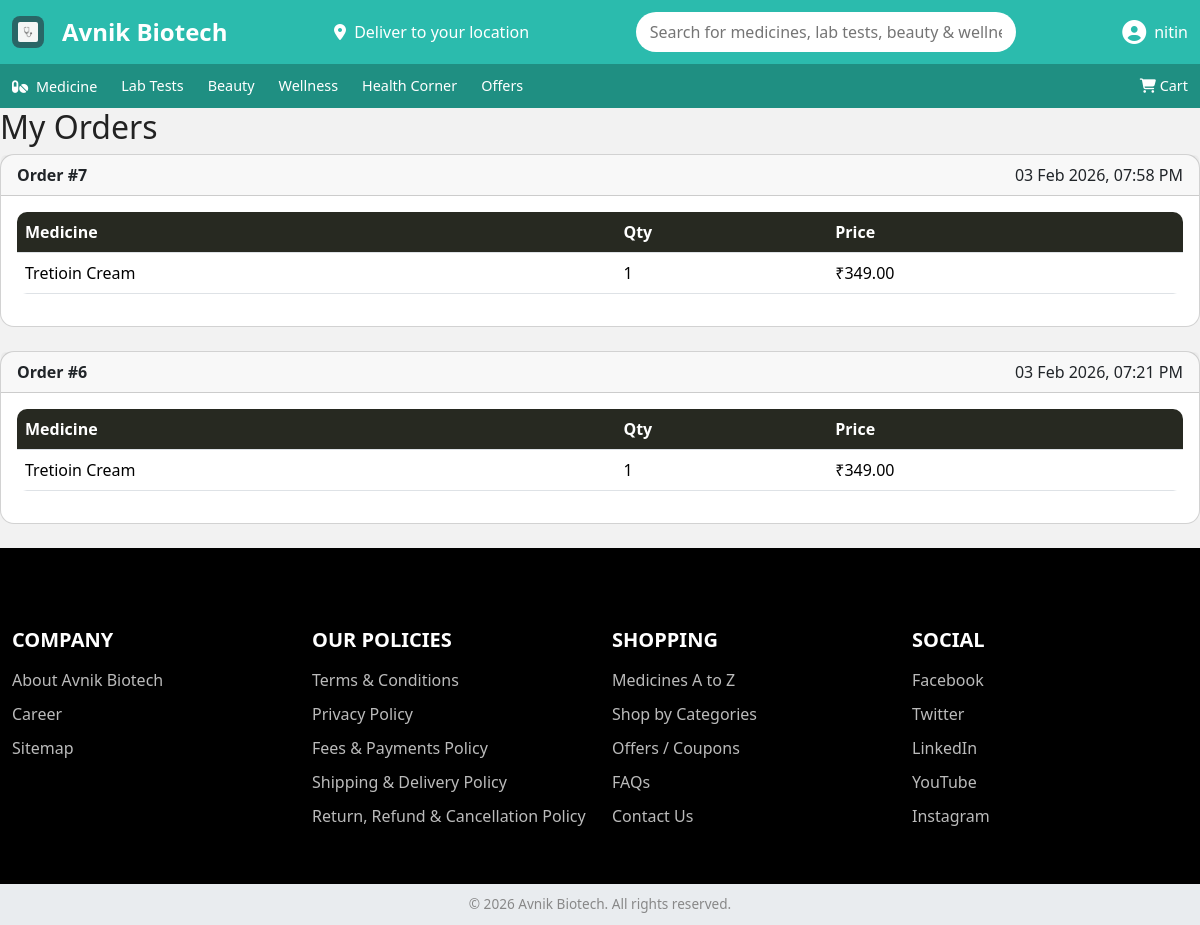
Before: /my-orders/ (signed in) with the older database file.
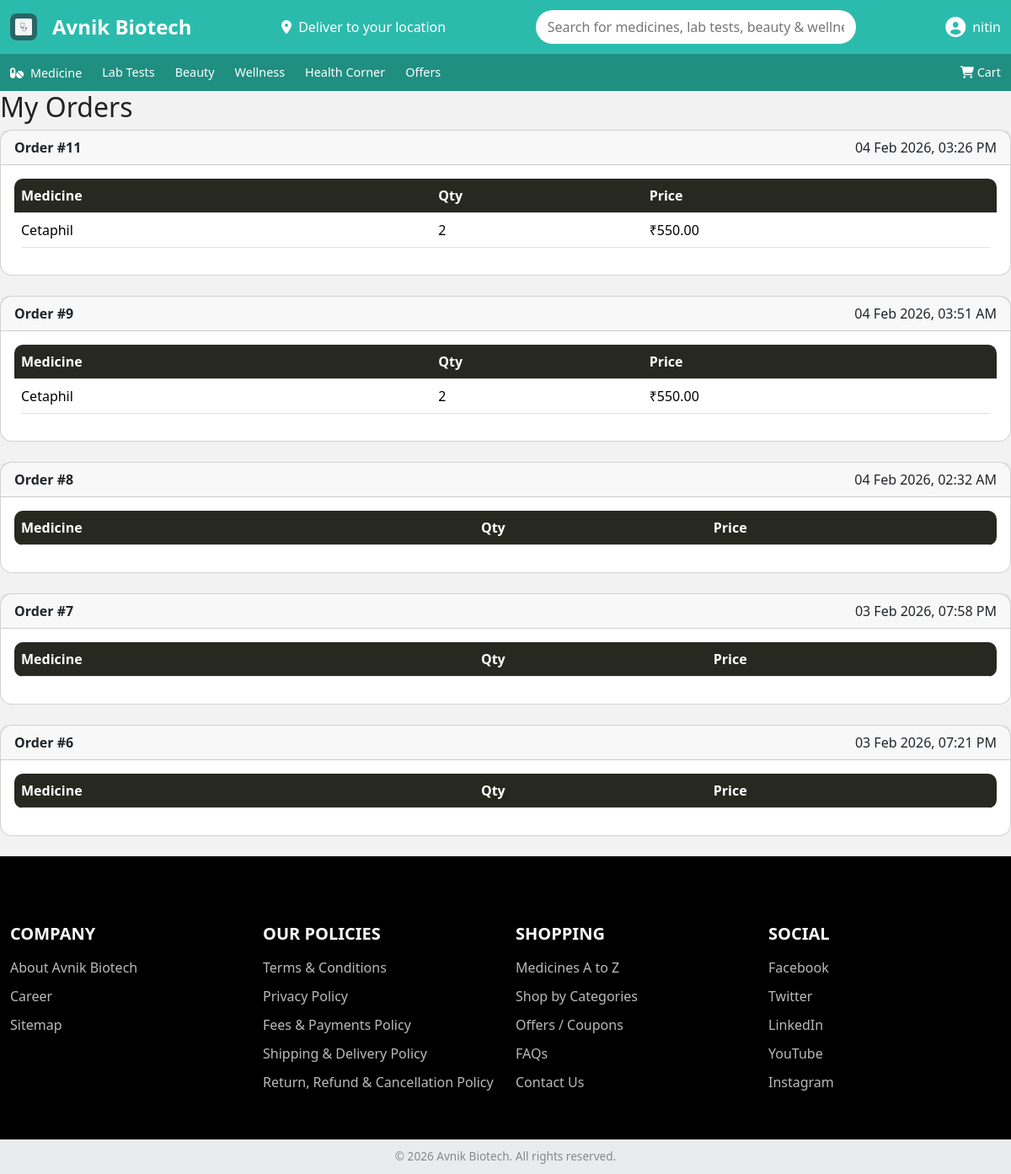
After: the same page with the newer database file.
### userapp/models.py (models this page shows, shortened)
class Order(models.Model):
    STATUS_CHOICES = [
        ('PENDING', 'Pending'),
        ('SHIPPED', 'Shipped'),
        ('DELIVERED', 'Delivered'),
    ]
    user = models.ForeignKey(User, on_delete=models.CASCADE)
    created_at = models.DateTimeField(auto_now_add=True)
    status = models.CharField(
        max_length=20,
        choices=STATUS_CHOICES,
        default='PENDING'
    )

class OrderItem(models.Model):
    order = models.ForeignKey(Order, on_delete=models.CASCADE)
    medicine = models.ForeignKey(Medicine, on_delete=models.CASCADE)
    quantity = models.PositiveIntegerField(default=1)

### adminapp/models.py (models this page shows, shortened)
class Medicine(models.Model):
    name = models.CharField(max_length=200)
    price = models.DecimalField(max_digits=8, decimal_places=2)
    image = models.ImageField(upload_to='medicines/')
    stock = models.PositiveIntegerField(default=0)
    category = models.ForeignKey(Category, on_delete=models.CASCADE)

### userapp/views.py (the view)
# urls.py: path('my-orders/', views.my_orders, name='my_orders'),
@login_required
def my_orders(request):
    orders = Order.objects.filter(
        user=request.user
    ).order_by('-created_at')
    return render(request, 'user/orders.html', {
        'orders': orders
    })

### userapp/context_processors.py (called while the page is built)
def cart_count(request):
    cart = request.session.get('cart', {})
    return {
        'cart_count': sum(cart.values())
    }

### templates/user/orders.html
{% extends 'base.html' %}
{% block content %}
<h2>My Orders</h2>
{% if orders %}
  {% for order in orders %}
    <div class="card mb-4">
      <div class="card-header">
        <strong>Order #{{ order.id }}</strong>
        <span class="float-end">
          {{ order.created_at|date:"d M Y, h:i A" }}
        </span>
      </div>
      <div class="card-body">
        <table class="table">
          <thead>
            <tr>
              <th>Medicine</th>
              <th>Qty</th>
              <th>Price</th>
            </tr>
          </thead>
          <tbody>
            {% for item in order.orderitem_set.all %}
            <tr>
              <td>{{ item.medicine.name }}</td>
              <td>{{ item.quantity }}</td>
              <td>₹{{ item.medicine.price }}</td>
            </tr>
            {% endfor %}
          </tbody>
        </table>
      </div>
    </div>
  {% endfor %}
{% else %}
  <p>You have not placed any orders yet.</p>
{% endif %}
{% endblock %}

Changed rows visible on the page:
removed OrderItem: medicine.name "Tretioin Cream", quantity "1", medicine.price "349.00", shown under Order "03 Feb 2026, 07:58 PM"
removed OrderItem: medicine.name "Tretioin Cream", quantity "1", medicine.price "349.00", shown under Order "03 Feb 2026, 07:21 PM"
added Order: id "11", created_at "04 Feb 2026, 03:26 PM"
added OrderItem: medicine.name "Cetaphil", quantity "2", medicine.price "550.00", shown under "11"
added Order: id "9", created_at "04 Feb 2026, 03:51 AM"
added OrderItem: medicine.name "Cetaphil", quantity "2", medicine.price "550.00", shown under "9"
added Order: id "8", created_at "04 Feb 2026, 02:32 AM"
